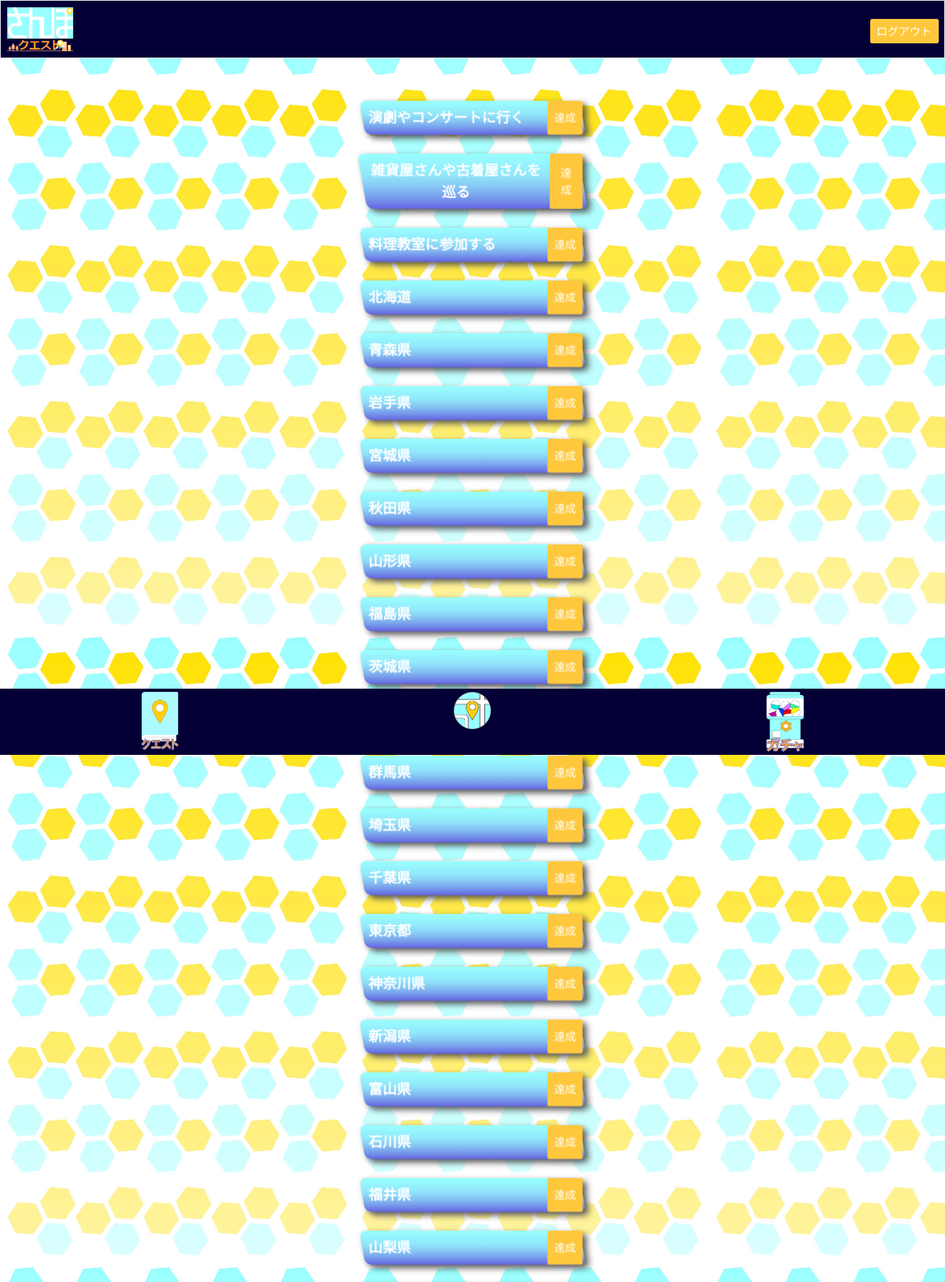
The app's page /quest (signed in, upper part) with its own data.
### tables this page shows
CREATE TABLE dailys(
id INTEGER PRIMARY KEY AUTOINCREMENT NOT NULL,
choice TEXT NOT NULL,
boolean_clear INTEGER NOT NULL DEFAULT 0
);

CREATE TABLE spots(
id INTEGER PRIMARY KEY AUTOINCREMENT NOT NULL,
prefecture TEXT,
spot TEXT,
boolean_clear INTEGER NOT NULL DEFAULT 0
);

### src/app.py (the view)
@app.route("/quest", methods=["GET", "POST"])
@login_required
def quest():
    conn = sqlite3.connect("../db/gacha.db")
    cur = conn.cursor()
    db = cur.execute("SELECT * FROM dailys")
    dailys = db.fetchall()
    db2 = cur.execute("SELECT * FROM spots")
    spots = db2.fetchall()
    return render_template("quest.html", dailys=dailys, spots=spots)

### src/app.py (called while the page is built)
def login_required(f):
    @wraps(f)
    def decorated_function(*args, **kwargs):
        if session.get("user_id") is None:
            return redirect("/login")
        return f(*args, **kwargs)
    return decorated_function

### src/templates/quest.html (shortened to what this page needs)
{% extends "layout.html" %}
{% block main %}
    {% for daily in dailys %}
        <form action="/achieve_daily_quest" method="POST">
            <div class="dailyquest">
                <label for="{{ daily[0] }}">{{ daily[1] }}</label>
                <button class="btn button-important" type="submit">達成</button>
            </div>
        </form>
    {% endfor %}
    {% for spot in spots %}
        <form action="/achieve_spot_quest" method="POST">
            <div class="dailyquest">
                <label for="{{ spot[0] }}">{{ spot[1] }}</label>
                <button class="btn button-important" type="submit">達成</button>
            </div>
        </form>
    {% endfor %}
{% endblock %}
{% block footer %}
    <a href="/"><img src="../static/images/home.png" style="width:4.8rem;"></a>
{% endblock %}

### src/templates/layout.html (shortened to what this page needs)
<!DOCTYPE html>
<html lang="ja">
    <head>
        <link href="https://cdn.jsdelivr.net/npm/bootstrap@5.1.3/dist/css/bootstrap.min.css" rel="stylesheet">
        <link href="/static/styles.css" rel="stylesheet">
    </head>
    <body>
        {% if session["user_id"] %}
        <nav class="button-register border navbar navbar-expand-md navbar-light nav_lock">
            <div class="container-fluid">
                <a class="navbar-brand" href="/"><img src="../static/images/sanpologo.png" style="width:auto; height:5.6rem"></a>
                        <ul class="navbar-nav ms-auto mt-2">
                            <li class="nav-item">
                                <form action="/logout">
                                    <button class="btn button-important" type="submit">ログアウト</button>
                                </form>
                            </li>
                        </ul>
                    {% endif %}
                </div>
        </nav>
        <main class="container-fluid py-5 text-center">
            {% block main %}{% endblock %}
        </main>
        {% if session["user_id"] %}
        <footer class="mb-5 small text-center text-muted">
            <a href="/quest"><img src="../static/images/quests_footer.png" style="width:4.8rem;"></a>
            {% block footer %}{% endblock %}
            <a href="/gacha"><img src="../static/images/gacha_footer.png" style="width:4.8rem;"></a>
        </footer>
        {% endif %}
    </body>
</html>

### src/static/styles.css (style rules this page uses)
html { font-size:62.5%; height:100%; }
body { height: 100%; margin: 0; background-image:url(../static/images/background.jpg); background-size: contain; }
.btn { font-size:1.4rem; }
.nav_lock { position: sticky; top:0; z-index:2000; background-color:#040036; }
footer { display:flex; position:relative; justify-content:space-around; position: sticky; bottom:0%; z-index:2000; background-color:#040036; padding: 0.4rem; }
main { height:100%; }
.button-important { color: #fff; background-color: #FFC83C; }
.button-register { color: #fff; background-color: #040036; }
.dailyquest { display:flex; justify-content:space-between; filter:drop-shadow(0.4rem 0.4rem 0.4rem #505050); width: 20%; min-width: 28rem; max-width: 60rem; margin: auto; margin-top:2.4rem; background: linear-gradient(#99ffff,70%,#6464e0); border-radius: 0.8rem; -webkit-transform: skew(10deg); }
.dailyquest label { padding: 0.8rem; color:#fff; -webkit-transform: skew(-10deg); font-size: 1.8rem; font-weight:bold; }
.dailyquest button { -webkit-transform: skew(-10deg); }

### src/templates/quest.html (style rules this page uses)
div { display: flex; justify-content: center; }

### records on screen
dailys: choice "演劇やコンサートに行く"
dailys: choice "雑貨屋さんや古着屋さんを巡る"
dailys: choice "料理教室に参加する"
spots: prefecture "北海道"
spots: prefecture "青森県"
spots: prefecture "岩手県"
spots: prefecture "宮城県"
spots: prefecture "秋田県"
spots: prefecture "山形県"
spots: prefecture "福島県"
spots: prefecture "茨城県"
spots: prefecture "群馬県"
spots: prefecture "埼玉県"
spots: prefecture "千葉県"
spots: prefecture "東京都"
spots: prefecture "神奈川県"
spots: prefecture "新潟県"
spots: prefecture "富山県"
spots: prefecture "石川県"
spots: prefecture "福井県"
spots: prefecture "山梨県"
